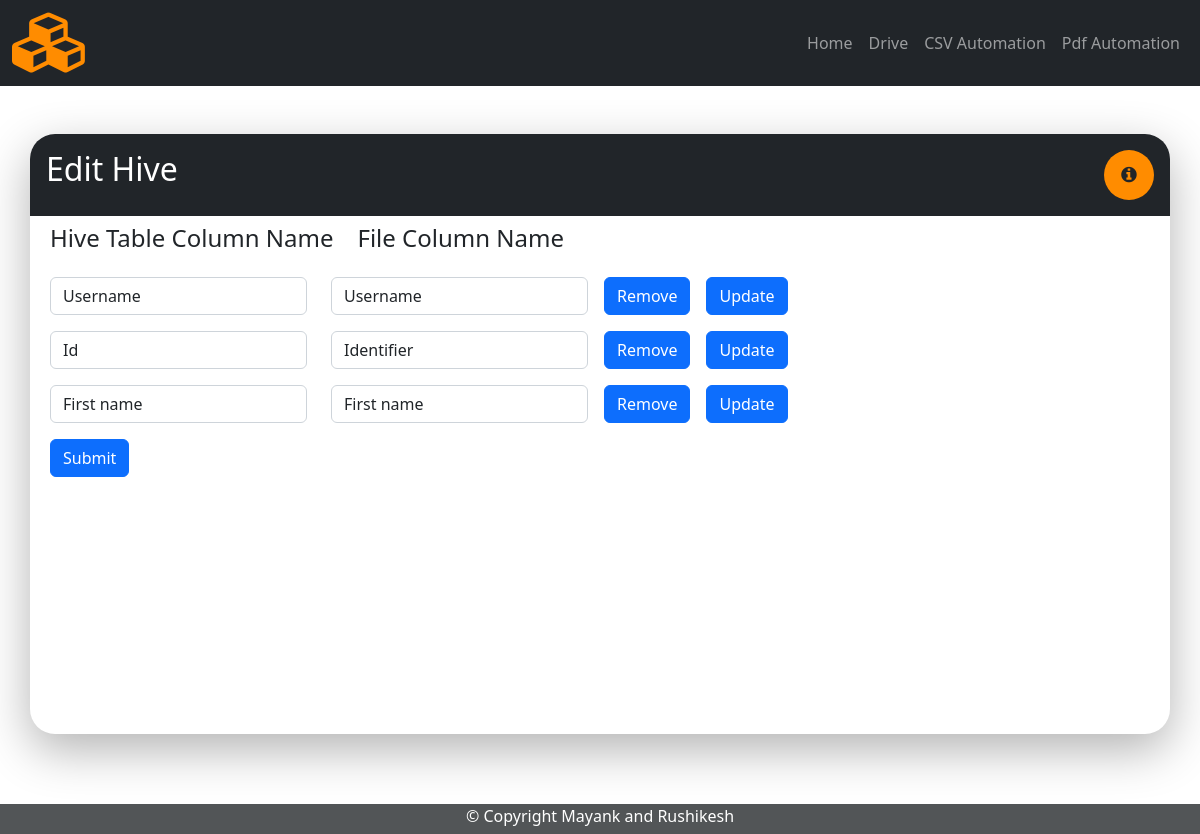
Screenshot of /hive_edit/9/ with the database file from the repository.
### tool/models.py (models this page shows)
class HiveTableDetails(models.Model):
    id = models.AutoField(primary_key=True)
    file_id = models.IntegerField(default=None)
    array_id = models.IntegerField(default=0)
    column_name = models.CharField(max_length=30)
    file_column_name = models.CharField(max_length=30)

### tool/views.py (the view)
# urls.py: path('hive_edit/<int:id>/',views.hive_edit,name='hive_edit'),
def hive_edit(request,id):
    if is_ajax(request=request):
        action = request.GET.get('action')
        if action == "update_column":
            column_id = int(request.GET.get('column_id'))
            HiveTableDetails.objects.filter(id=column_id).update(column_name = request.GET.get('new_name'))
            data = list(HiveTableDetails.objects.filter(file_id=int(request.GET.get('id'))).values())
            return JsonResponse(data,safe=False)
        elif action == "remove_column":
            column_id = int(request.GET.get('column_id'))
            HiveTableDetails.objects.filter(id=column_id).delete()
            data = list(HiveTableDetails.objects.filter(file_id=int(request.GET.get('id'))).values())
            return JsonResponse(data,safe=False)
        elif action == "hive_csv":
            hive_csv(int(request.GET.get('id')))
            data = ["success"]
            return JsonResponse(data,safe=False)
        elif action == "hive_pdf":
            hive_pdf(int(request.GET.get('id')))
            data = ["success"]
            return JsonResponse(data,safe=False)
    else:
        pipline_details = PiplineDetails.objects.filter(id=id).values()
        for pipline_detail in pipline_details:
            file_type =  pipline_detail["file_type"]
        if file_type == "CSV":
            hive_type = "hive_csv"
        else:
            hive_type = "hive_pdf"
        hive_column_details = HiveTableDetails.objects.filter(file_id=id).values()
        context = {
            'hive_column_details': hive_column_details,
            'id':id,
            'hive_type':hive_type,
        }
        return render(request,'common/hive_edit.html',context)

### tool/views.py (called while the page is built)
def is_ajax(request):
    return request.META.get('HTTP_X_REQUESTED_WITH') == 'XMLHttpRequest'

### templates/common/hive_edit.html (shortened to what this page needs)
{% extends 'base.html' %}
{% block content %}
<div class="container shadow-container min-height-con mt-5 overflow-hidden round-edge">
	<div class="row bg-dark text-white">
		<div class="col-sm-7 p-3">
			<h2>Edit Hive</h2>
		</div>
		<div class="col-sm-5 p-3">
            <div class="float-end">
                <button type="button" class="btn icon-color btn-circle btn-lg btn-outline-light" data-bs-toggle="tooltip" data-bs-placement="bottom" title="Shell script and spark submit is going to create"><i class="fa fa-info-circle" aria-hidden="true"></i></button>
            </div>
        </div>
	</div>
	<div class="p-2">
		<div class="mb-3">
			<div class="row g-3 align-items-center">
				<div class="col-auto me-2">
					<h4>Hive Table Column Name</h4>
				</div>
				<div class="col-auto">
					<h4>File Column Name</h4>
				</div>
			</div>
		</div>
		<div id="columns">
			{% for column in hive_column_details %}
				<div class="mb-3">
					<div class="row g-3 align-items-center">
						<div class="col-auto me-2">
							<input type="hiveColumnName" class="form-control" name="hiveColumnName{{column.id}}" value="{{column.column_name}}">
						</div>
						<div class="col-auto">
							<input type="csvColumnName" class="form-control" name="csvColumnName" value="{{column.file_column_name}}" readonly>
						</div>
						<div class="col-auto"><button type="remove" class="btn btn-primary remove_column" value={{column.id}}>Remove</button></div>
						<div class="col-auto"><button type="update" class="btn btn-primary update_column" value={{column.id}}>Update</button></div>
					</div>
				</div>
			{% endfor %}
		</div>
		<button type="submit" class="btn btn-primary submit_hive_pipline">Submit</button>
	</div>
</div>
<div class="min-height-bottom">
</div>
{% endblock %}

### static/styles/base.css (style rules this page uses)
.btn-circle { width: 30px; height: 30px; text-align: center; padding: 6px 0; font-size: 12px; line-height: 1.428571429; border-radius: 15px; }
.btn-circle.btn-lg { width: 50px; height: 50px; padding: 10px 16px; font-size: 18px; line-height: 1.33; border-radius: 25px; border:none; }
.icon-color { background: #FF8C00; color: rgba(var(--bs-dark-rgb),var(--bs-bg-opacity))!important; }
.round-edge { border-radius: 25px; }
.shadow-container { box-shadow: 0 1rem 3rem rgba(0,0,0,.300)!important; }
.min-height-con { min-height: 600px; }
.min-height-bottom { min-height: 100px; }

### rows the page displays
HiveTableDetails: column_name "Username", csvColumnName "Username", {{ column.id }} 25 (drawn)
HiveTableDetails: column_name "Id", csvColumnName "Identifier", {{ column.id }} 26 (drawn)
HiveTableDetails: column_name "First name", csvColumnName "First name", {{ column.id }} 27 (drawn)
